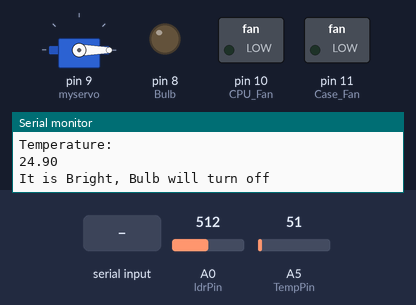
Simulated run of this sketch. Board: Arduino Uno, built with avr-gcc and run on an emulated ATmega328P. Shown: servo, switched loads named in the sketch (green lamp = pin HIGH), output pins drawn as LEDs (lit = HIGH), the last lines printed to the serial monitor. The inputs (shaded band) are chosen by the test bench; at power-on: A0 (ldrPin) = 512, A5 (TempPin) = 51.

Above: at 1.2 s.
1.3 s: A0 (ldrPin) set to 34
4.2 s: A0 (ldrPin) set to 27
At 7.8 s:
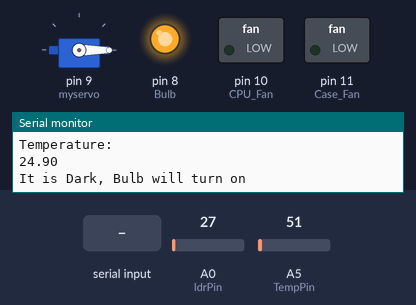
8.5 s: "1\n" received over Serial
At 11.2 s:
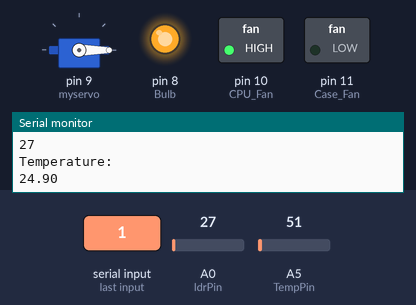
11.5 s: "3\n" received over Serial
At 13.9 s:
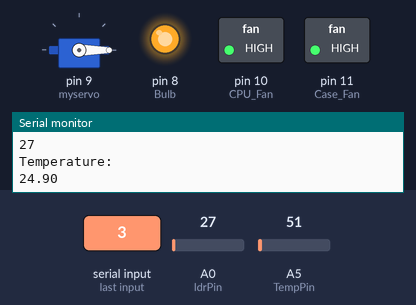
14.5 s: "2\n" received over Serial
At 16.4 s:
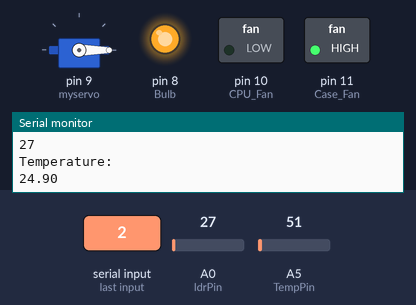
17.5 s: A0 (ldrPin) set to 122
At 20.9 s:
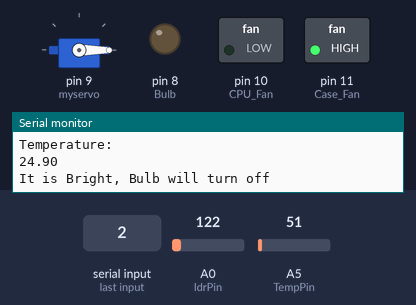
Timing chart, 0 to 22.4 s (numbered marks = the images above; inputs shaded):
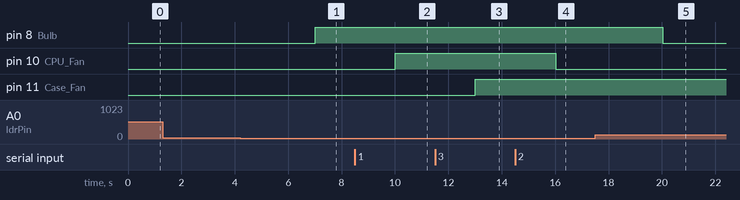

The sketch:

Cereal.ino
```cpp
#include <Servo.h>

Servo myservo;
unsigned int pinStatus = 0;
const int ldrPin = A0;
const int TempPin = A5;


char operation; // Holds operation (R, W, ...)
char mode; // Holds the mode (D, A)
int pin_number; // Holds the pin number
int digital_value; // Holds the digital value
int analog_value; // Holds the analog value
int value_to_write; // Holds the value that we want to write
int wait_for_transmission = 5; // Delay in ms in order to receive the serial data

boolean lampOn = false;
boolean fanOn = false;
boolean autoLampOn = true;
boolean autoFanOn = true;


void set_pin_mode(int pin_number, char mode){
    /*
     * Performs a pinMode() operation depending on the value of the parameter
     * mode :
     * - I: Sets the mode to INPUT
     * - O: Sets the mode to OUTPUT
     * - P: Sets the mode to INPUT_PULLUP
     */

    switch (mode){
        case 'I':
            pinMode(pin_number, INPUT);
            break;
        case 'O':
            pinMode(pin_number, OUTPUT);
            break;
        case 'P':
            pinMode(pin_number, INPUT_PULLUP);
            break;
    }
}

void digital_read(int pin_number){
    /*
     * Performs a digital read on pin_number and returns the value read to serial
     * in this format: D{pin_number}:{value}\n where value can be 0 or 1
     */

    digital_value = digitalRead(pin_number);
    Serial.print('D');
    Serial.print(pin_number);
    Serial.print(':');
    Serial.println(digital_value); // Adds a trailing \n
}

void analog_read(int pin_number){
    /*
     * Performs an analog read on pin_number and returns the value read to serial
     * in this format: A{pin_number}:{value}\n where value ranges from 0 to 1023
     */

    analog_value = analogRead(pin_number);
    Serial.print('A');
    Serial.print(pin_number);
    Serial.print(':');
    Serial.println(analog_value); // Adds a trailing \n
}

void digital_write(int pin_number, int digital_value){
    /*
     * Performs a digital write on pin_number with the digital_value
     * The value must be 1 or 0
     */
  digitalWrite(pin_number, digital_value);
}

void analog_write(int pin_number, int analog_value){
    /*
   * Performs an analog write on pin_number with the analog_value
   * The value must be range from 0 to 255
     */
  analogWrite(pin_number, analog_value);
}


void setup()
{
  Serial.begin(9600);
  pinMode(8,OUTPUT);//Bulb
  pinMode(11,OUTPUT);//Case Fan
  pinMode(10,OUTPUT);//CPU Fan
  pinMode(ldrPin,INPUT);//LDR Sensor
  pinMode(TempPin,INPUT);//LDR Sensor
  myservo.attach(9);//Door Lock

  digitalWrite(8, LOW);
  digitalWrite(11, LOW);
  digitalWrite(10, LOW);
  myservo.write(0);
}

void loop()
{
  int LDRVal = analogRead(ldrPin);
  int LMVal = analogRead(TempPin);
  float voltage = LMVal * (5000 / 1024.0);
  float temperature = voltage/10;
  Serial.println("Sunlight: ");
  Serial.println(LDRVal);
  Serial.println("Temperature: ");
  Serial.println(temperature);

  if (Serial.available() > 0)
{

  // parse incoming Serial data to integer
  pinStatus = Serial.parseInt();
  switch (pinStatus)
  {
    case 1:
    digitalWrite(10, HIGH);
    break;
    case 2:
    digitalWrite(10, LOW);
    break;
    case 3:
    digitalWrite(11, HIGH);
    break;
    case 4:
    digitalWrite(11, LOW);
    break;
    case 5:
    digitalWrite(8, HIGH);
    break;
    case 6:
    digitalWrite(8, LOW);
    break;
    case 7:
    myservo.write(180);
    break;
    case 8:
    myservo.write(0);
    break;
    default:
    break;
    }

    operation = Serial.read();
        delay(wait_for_transmission); // If not delayed, second character is not correctly read
        mode = Serial.read();
        pin_number = Serial.parseInt(); // Waits for an int to be transmitted
        if (Serial.read()==':'){
            value_to_write = Serial.parseInt(); // Collects the value to be written
        }
        switch (operation){
            case 'R': // Read operation, e.g. RD12, RA4
                if (mode == 'D'){ // Digital read
                    digital_read(pin_number);
                } else if (mode == 'A'){ // Analog read
                    analog_read(pin_number);
       } else {
          break; // Unexpected mode
        }
                break;

            case 'W': // Write operation, e.g. WD3:1, WA8:255
                if (mode == 'D'){ // Digital write
                    digital_write(pin_number, value_to_write);
                } else if (mode == 'A'){ // Analog write
                    analog_write(pin_number, value_to_write);
                } else {
                    break; // Unexpected mode
                }
                break;

            case 'M': // Pin mode, e.g. MI3, MO3, MP3
                set_pin_mode(pin_number, mode); // Mode contains I, O or P (INPUT, OUTPUT or PULLUP_INPUT)
                break;

            default: // Unexpected char
                break;
        }
  }

  if (LDRVal <=30)
  {
    delay(1000);
    digitalWrite(8, HIGH);
    Serial.println("It is Dark, Bulb will turn on");
  }
  else{
    delay(1000);
    digitalWrite(8, LOW);
    Serial.println("It is Bright, Bulb will turn off");
  }
  delay(1000);
}
```

Measured:
- the behaviour switches between 31 and 30 on A0 (ldrPin) (found by bisection; images 0 and 1)
- after the input at 4.2 s, pin 8 (Bulb): LOW → HIGH after 2.8 s
- after the input at 8.5 s, pin 10 (CPU_Fan): LOW → HIGH after 1.5 s
- after the input at 11.5 s, pin 11 (Case_Fan): LOW → HIGH after 1.5 s
- after the input at 14.5 s, pin 10 (CPU_Fan): HIGH → LOW after 1.5 s
- after the input at 17.5 s, pin 8 (Bulb): HIGH → LOW after 2.5 s
